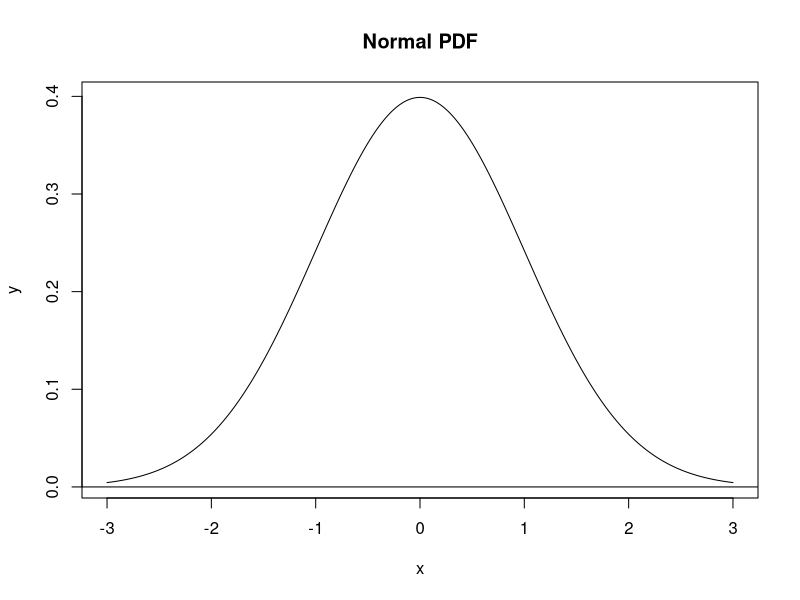
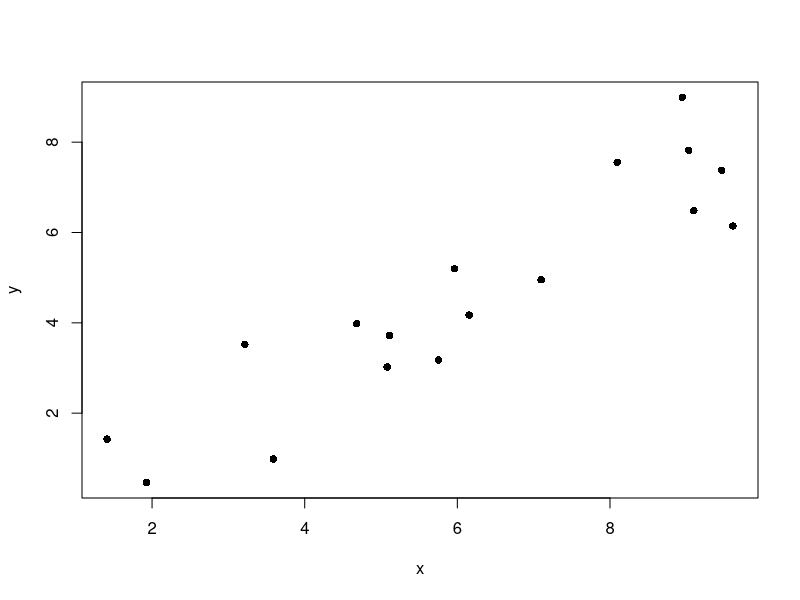

These figures' R source, in order: (Note: this script raises an error after producing the figures.)
#Lab 4 uncertainty and error
library(here)
#Plotting a PDF curve
# generate a vector of x-values
x = seq(-3, 3, length.out = 1000)
y = dnorm(x)

plot(x, y, main = "Normal PDF", type = "l")
abline(h = 0)
#example from lab for residuals
set.seed(123)
n = 17
slope = 0.7
intcp = 0.2

guess_x = 6
guess_y = 4
guess_slope = 0.72

x = runif(n = n, min = 1, max = 10)
y = rnorm(n = n, mean = slope * x + intcp)

plot(x, y, pch = 16)
curve(line_point_slope(x, guess_x, guess_y, guess_slope), add = T)

line_point_slope = function(x, x1, y1, slope)
{
  get_y_intercept = 
    function(x1, y1, slope) 
      return(-(x1 * slope) + y1)
  
  linear = 
    function(x, yint, slope) 
      return(yint + x * slope)
  
  return(linear(x, get_y_intercept(x1, y1, slope), slope))
}

# create a data frame with random values, runif generates random deviates?
set.seed(123)
n_pts = 10
x_min = 1
x_max = 10
x = runif(n = n_pts, min = x_min, max = x_max)

dat = data.frame(x = x, y_observed = rnorm(n_pts))

plot(y_observed ~ x, data = dat, pch = 8)
#fit a linear model
set.seed(123)
n_pts = 10
x_min = 1
x_max = 10
x = runif(n = n_pts, min = x_min, max = x_max)

dat = data.frame(x = x, y_observed = rnorm(n_pts))

plot(y_observed ~ x, data = dat, pch = 8)

guess_x = 6
guess_y = 0
guess_slope = 0.1

plot(y_observed ~ x, data = dat, pch = 8)
curve(line_point_slope(x, guess_x, guess_y, guess_slope), add = T)
# add predicted values dat$x is the x column of the dat 
#dataframe that I created earlier.
y_predicted<- c(line_point_slope(dat$x, guess_x, guess_y, guess_slope))
dat<- cbind(dat, y_predicted)
#subtract y_predicted from y_observed   y_observed - y_predicted, 
resids<- c(dat$y_observed - dat$y_predicted)
#bind resids to dat data frame and assign name dat
dat<- cbind(dat, resids)
#find the absolute values of the residuals
absolute_resids<- abs(resids)
#add up all of the residuals
sum(absolute_resids)
# trying out the sum of resids without taking the absolute value ( wouldn't this be
# a better indication of the line fitting?)
sum(resids)
